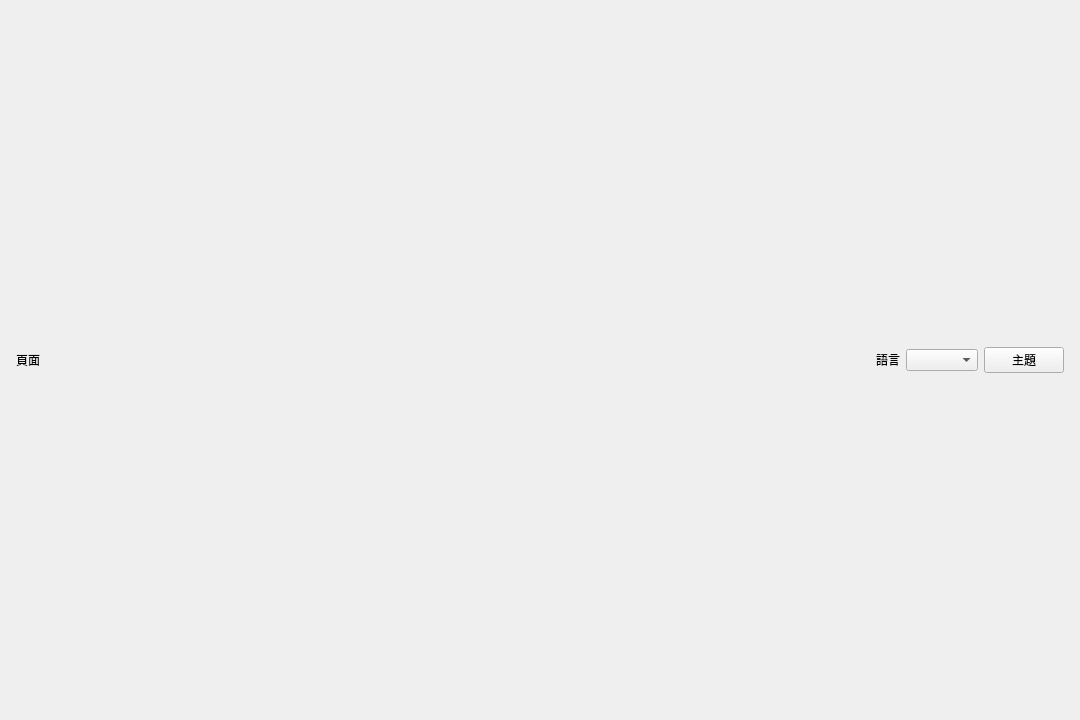
<?xml version="1.0" encoding="UTF-8"?>
<ui version="4.0">
 <class>StandaloneWindow</class>
 <!-- 單頁 Debug 外殼（gateway/pages/base_page.py 嘅 run_standalone）：頂欄 + page 本體。
      排版同主外殼 app_shell.ui 一致（oneGateRoot → 0 margin rootLayout → bar + 內容），
      所以兩邊食同一套 theme.py QSS（#oneGateRoot / [og="navbar"] / #standalone_*）。
      屬資料、由 code 填：語言 item = `LANGS`/`LANG_LABELS`、page 本體 = `page_cls()` 填進 `pageSlot`。 -->
 <widget class="QMainWindow" name="standalone_window">
  <property name="geometry">
   <rect>
    <x>0</x>
    <y>0</y>
    <width>1080</width>
    <height>720</height>
   </rect>
  </property>
  <property name="windowTitle">
   <string>One Gate (standalone)</string>
  </property>
  <widget class="QWidget" name="oneGateRoot">
   <layout class="QVBoxLayout" name="rootLayout">
    <property name="leftMargin"><number>0</number></property>
    <property name="topMargin"><number>0</number></property>
    <property name="rightMargin"><number>0</number></property>
    <property name="bottomMargin"><number>0</number></property>
    <property name="spacing"><number>0</number></property>
    <item>
     <widget class="QWidget" name="standalone_bar" native="true">
      <layout class="QHBoxLayout" name="barLayout">
       <property name="leftMargin"><number>16</number></property>
       <property name="topMargin"><number>8</number></property>
       <property name="rightMargin"><number>16</number></property>
       <property name="bottomMargin"><number>8</number></property>
       <property name="spacing"><number>6</number></property>
       <!-- 文字一律屬裝飾：來源係 i18n（base_page._TEXT / _retranslate） -->
       <item>
        <widget class="QLabel" name="standalone_title">
         <property name="text"><string>頁面</string></property>
        </widget>
       </item>
       <item>
        <spacer name="titleGap">
         <property name="orientation">
          <enum>Qt::Orientation::Horizontal</enum>
         </property>
         <property name="sizeType">
          <enum>QSizePolicy::Policy::Expanding</enum>
         </property>
         <property name="sizeHint" stdset="0">
          <size>
           <width>40</width>
           <height>20</height>
          </size>
         </property>
        </spacer>
       </item>
       <item>
        <widget class="QLabel" name="standalone_langlbl">
         <property name="text"><string>語言</string></property>
        </widget>
       </item>
       <item>
        <!-- item 由 LANGS / LANG_LABELS 填（加語言唔使改 `.ui`） -->
        <widget class="QComboBox" name="standalone_lang"/>
       </item>
       <item>
        <widget class="QPushButton" name="standalone_theme">
         <property name="text"><string>主題</string></property>
        </widget>
       </item>
      </layout>
     </widget>
    </item>
    <item>
     <!-- page 本體由 `page_cls()` 填進呢個空 slot（每頁自己嘅 `.ui` 排版，外殼唔知） -->
     <layout class="QVBoxLayout" name="pageSlot"/>
    </item>
   </layout>
  </widget>
 </widget>
</ui>
